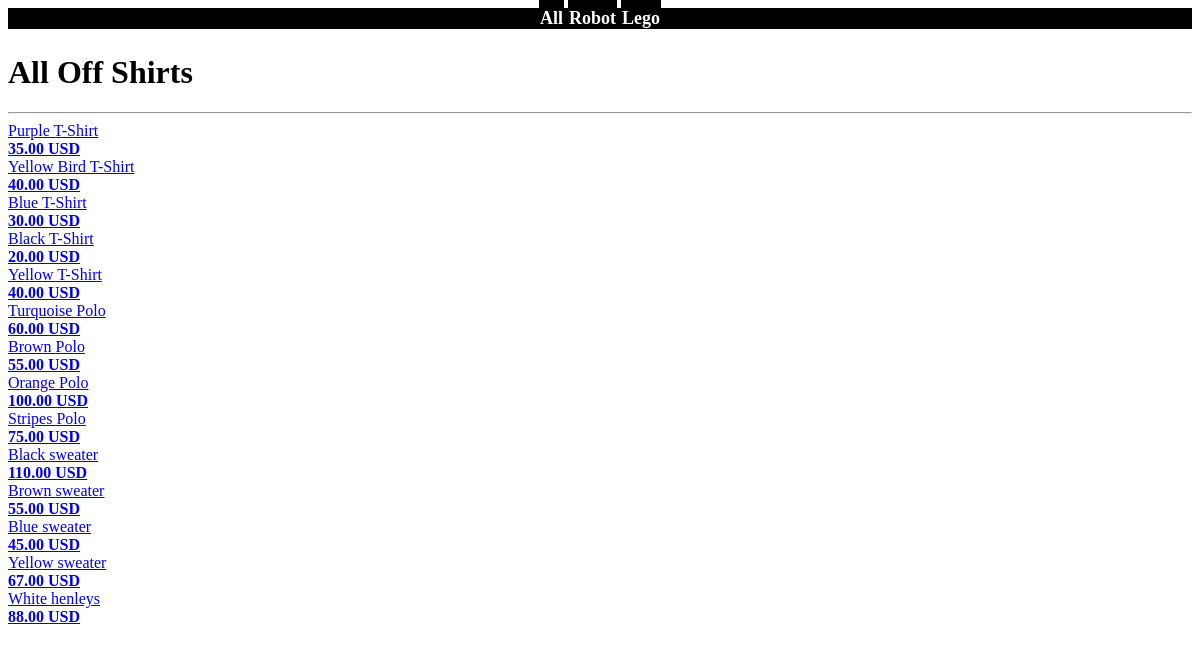
The app's page /show_product.php with its own data.
### tables this page shows
CREATE TABLE `shirt` (
  `ShiID` varchar(10) NOT NULL,
  `ShiName` varchar(30) NOT NULL,
  `ShiPrice` bigint(20) NOT NULL,
  `ShiDes` varchar(30) NOT NULL,
  `ShiDate` datetime NOT NULL,
  `ShiImg` varchar(1000) NOT NULL,
  `ShiQty` int(10) NOT NULL,
  `Cat_ID` varchar(10) NOT NULL,
  `SoldQty` int(7) NOT NULL
);

### show_product.php (the view, shortened to what this page needs)
<link rel="stylesheet" href="./Css/product.css">
    <div class="container-fluid">
        <div class="row justify-content-center" style="text-align: center; background-color:black">
            <a href="?page=show" class="col-2 cate-nav">All</a>
            <a href="?page=tshirt" class="col-2 cate-nav">Robot</a>
            <a href="?page=polo" class="col-2 cate-nav">Lego</a>
        </div>
    <div class="row"style="margin-top: 25px;">
     <H1>All Off Shirts</H1><hr>
    <?php
        include_once("connection.php");
        $result = mysqli_query($conn, "SELECT * FROM shirt" );
        while($row = mysqli_fetch_array($result, MYSQLI_ASSOC)){
        ?>
            <div class="col-lg-2 col-md-3 col-sm-4 col-6 content-item">
            <a href="?page=detail_product&&id=<?php echo $row["ShiID"]; ?>" class="shirt-link">
            <div class="shirt-title">
            <?php echo $row['ShiName']?>
            </div>
            <div class="shirt-price"style="font-weight: bold;">
            <?php echo $row['ShiPrice']?>.00&nbsp;USD
            </div>
            </a>
            </div>
        <?php
        }
        ?>
    </div>
    </div>

### Css/product.css (style rules this page uses)
.cate-nav { background-color: black; border: 1px solid black; Width:150px; height: 50px; padding-top: 10px; font-weight: bold; color: white; font-size: large; cursor: pointer; text-decoration: none; }

### records on screen
shirt: ShiName "Purple T-Shirt", ShiPrice "35"
shirt: ShiName "Yellow Bird T-Shirt", ShiPrice "40"
shirt: ShiName "Blue T-Shirt", ShiPrice "30"
shirt: ShiName "Black T-Shirt", ShiPrice "20"
shirt: ShiName "Yellow T-Shirt", ShiPrice "40"
shirt: ShiName "Turquoise Polo", ShiPrice "60"
shirt: ShiName "Brown Polo", ShiPrice "55"
shirt: ShiName "Orange Polo", ShiPrice "100"
shirt: ShiName "Stripes Polo", ShiPrice "75"
shirt: ShiName "Black sweater", ShiPrice "110"
shirt: ShiName "Brown sweater", ShiPrice "55"
shirt: ShiName "Blue sweater", ShiPrice "45"
shirt: ShiName "Yellow sweater", ShiPrice "67"
shirt: ShiName "White henleys", ShiPrice "88"
